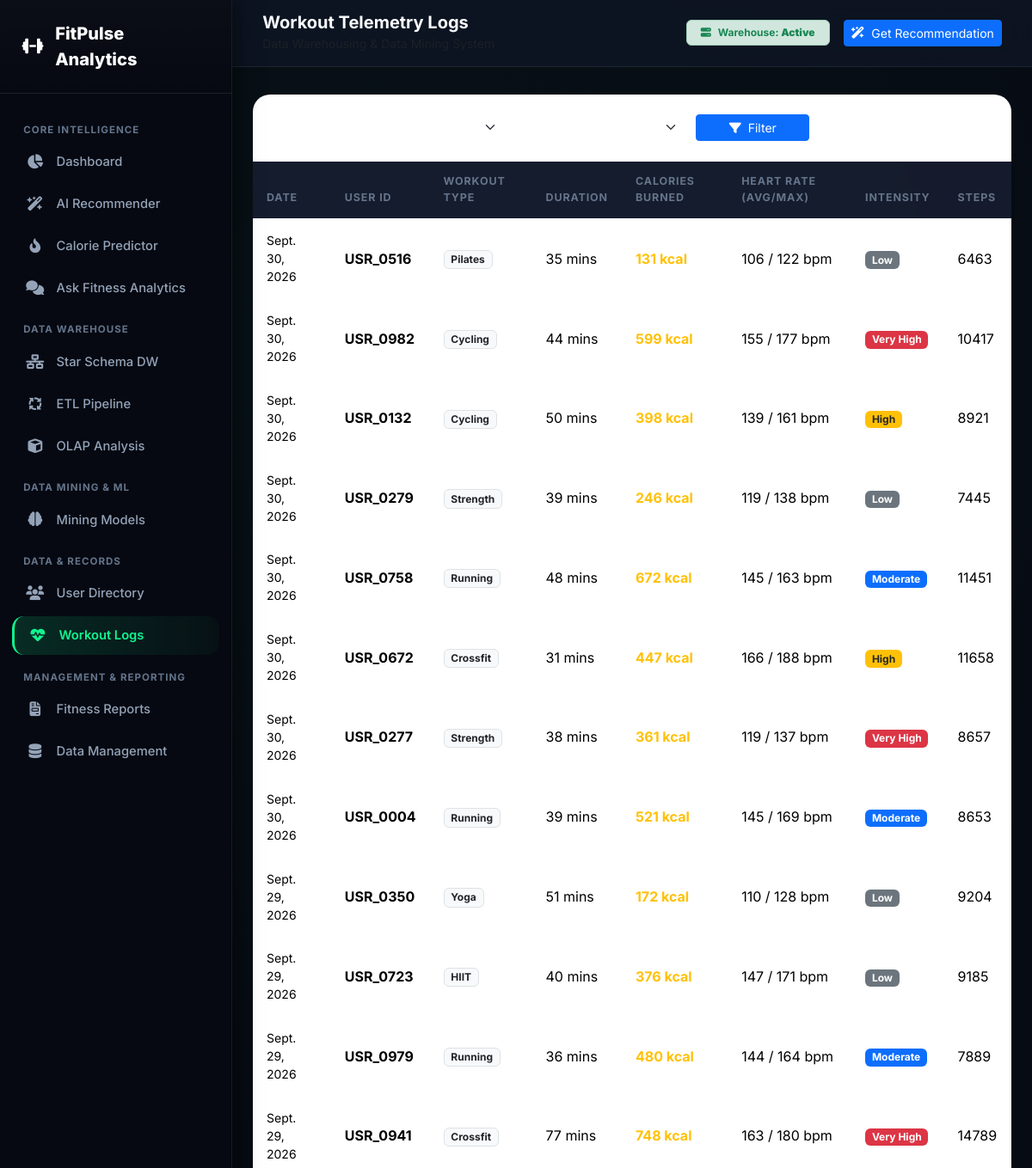
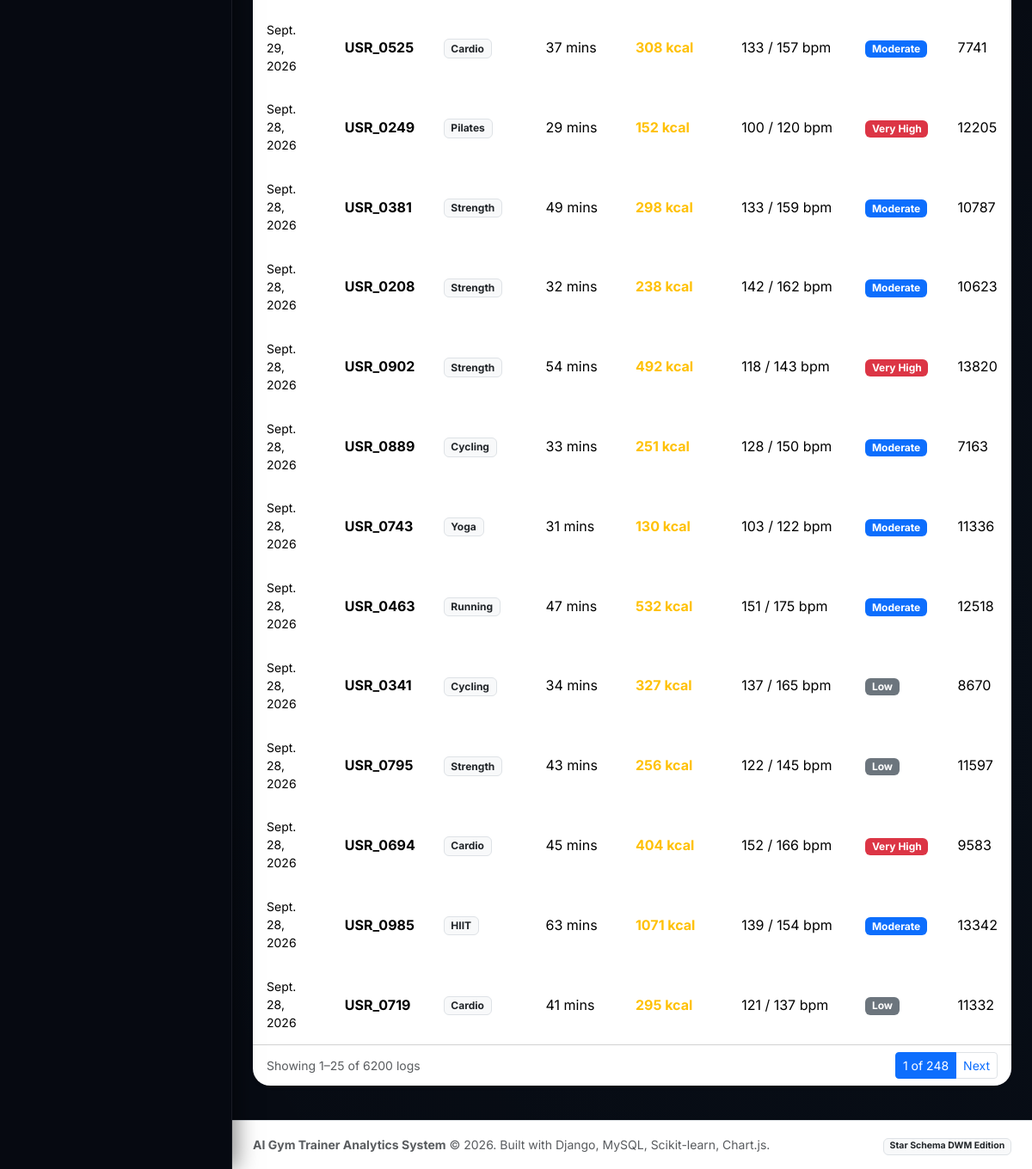
The app's page /fitness/workouts/ with its own data (2 pictures, top to bottom).
### fitness/models.py (models this page shows, shortened)
class WorkoutLog(models.Model):
    user = models.ForeignKey(UserProfile, on_delete=models.CASCADE, related_name='workouts')
    workout_date = models.DateField(db_index=True)
    workout_type = models.CharField(max_length=50, db_index=True)
    workout_duration = models.IntegerField(help_text="Duration in minutes")
    heart_rate_avg = models.IntegerField()
    heart_rate_max = models.IntegerField()
    calories_burned = models.IntegerField(db_index=True)
    exercise_intensity = models.CharField(max_length=30)
    water_intake = models.FloatField(default=2.0)
    sleep_hours = models.FloatField(default=7.0)
    steps_per_day = models.IntegerField(default=8000)
    created_at = models.DateTimeField(auto_now_add=True)

class UserProfile(models.Model):
    user_id = models.CharField(max_length=50, unique=True, db_index=True)
    age = models.IntegerField()
    gender = models.CharField(max_length=20)
    height = models.FloatField(help_text="Height in cm")
    weight = models.FloatField(help_text="Weight in kg")
    bmi = models.FloatField()
    fitness_goal = models.CharField(max_length=60)
    experience_level = models.CharField(max_length=30)
    workout_frequency = models.IntegerField(help_text="Days per week")
    fat_percentage = models.FloatField(default=20.0)
    created_at = models.DateTimeField(auto_now_add=True)

### fitness/views.py (the view)
# urls.py: path('workouts/', views.workout_list_view, name='workout_list'),
def workout_list_view(request):
    workout_type_f = request.GET.get('type', '')
    intensity_f = request.GET.get('intensity', '')
    workouts_qs = WorkoutLog.objects.select_related('user').all().order_by('-workout_date')
    if workout_type_f:
        workouts_qs = workouts_qs.filter(workout_type=workout_type_f)
    if intensity_f:
        workouts_qs = workouts_qs.filter(exercise_intensity=intensity_f)
    paginator = Paginator(workouts_qs, 25)
    page_num = request.GET.get('page', 1)
    page_obj = paginator.get_page(page_num)
    types = list(WorkoutLog.objects.values_list('workout_type', flat=True).distinct())
    context = {
        'page_obj': page_obj,
        'types': types,
        'workout_type_f': workout_type_f,
        'intensity_f': intensity_f,
        'total_count': workouts_qs.count()
    }
    return render(request, 'fitness/workouts.html', context)

### templates/fitness/workouts.html (shortened to what this page needs)
{% extends 'base.html' %}
{% block page_title %}Workout Telemetry Logs{% endblock %}
{% block content %}
<div class="card mb-4 shadow-sm border-0">
    <div class="card-header bg-white py-3">
        <form method="GET" class="row g-2 align-items-center">
            <div class="col-md-4">
                <select name="type" class="form-select form-select-sm">
                    <option value="">All Workout Types</option>
                </select>
            </div>
            <div class="col-md-3">
                <select name="intensity" class="form-select form-select-sm">
                    <option value="">All Intensities</option>
                </select>
            </div>
            <div class="col-md-2">
                <button type="submit" class="btn btn-sm btn-primary w-100"><i class="fa-solid fa-filter me-1"></i> Filter</button>
            </div>
        </form>
    </div>
    <div class="card-body p-0">
        <div class="table-responsive">
            <table class="table table-hover align-middle mb-0">
                <thead class="table-light">
                    <tr>
                        <th>Date</th>
                        <th>User ID</th>
                        <th>Workout Type</th>
                        <th>Duration</th>
                        <th>Calories Burned</th>
                        <th>Heart Rate (Avg/Max)</th>
                        <th>Intensity</th>
                        <th>Steps</th>
                    </tr>
                </thead>
                <tbody>
                    {% for w in page_obj %}
                    <tr>
                        <td class="small">{{ w.workout_date }}</td>
                        <td><strong>{{ w.user.user_id }}</strong></td>
                        <td><span class="badge bg-light text-dark border">{{ w.workout_type }}</span></td>
                        <td>{{ w.workout_duration }} mins</td>
                        <td class="text-warning fw-bold">{{ w.calories_burned }} kcal</td>
                        <td>{{ w.heart_rate_avg }} / {{ w.heart_rate_max }} bpm</td>
                        <td>
                            <span class="badge {% if w.exercise_intensity == 'Low' %}bg-secondary{% elif w.exercise_intensity == 'Moderate' %}bg-primary{% elif w.exercise_intensity == 'High' %}bg-warning text-dark{% else %}bg-danger{% endif %}">
                                {{ w.exercise_intensity }}
                            </span>
                        </td>
                        <td>{{ w.steps_per_day }}</td>
                    </tr>
                    {% empty %}
                    <tr>
                        <td colspan="8" class="text-center text-muted py-4">No workout records found.</td>
                    </tr>
                    {% endfor %}
                </tbody>
            </table>
        </div>
    </div>
    <div class="card-footer bg-white d-flex justify-content-between align-items-center">
        <small class="text-muted">Showing {{ page_obj.start_index }}–{{ page_obj.end_index }} of {{ total_count }} logs</small>
        <nav>
            <ul class="pagination pagination-sm mb-0">
                <li class="page-item active"><span class="page-link">{{ page_obj.number }} of {{ page_obj.paginator.num_pages }}</span></li>
                {% if page_obj.has_next %}
                    <li class="page-item"><a class="page-link" href="?page={{ page_obj.next_page_number }}&type={{ workout_type_f }}&intensity={{ intensity_f }}">Next</a></li>
                {% endif %}
            </ul>
        </nav>
    </div>
</div>
{% endblock %}

### static/css/custom.css (style rules this page uses)
:root { --bg-darkest: #070b13; --bg-dark: #0b1120; --bg-card: rgba(15, 23, 42, 0.85); --bg-card-hover: rgba(30, 41, 59, 0.95); --bg-sidebar: #060911; --bg-glass: rgba(17, 24, 39, 0.7); --accent-lime: #10f590; --accent-lime-dim: #059669; --accent-lime-glow: rgba(16, 245, 144, 0.25); --accent-cyan: #38bdf8; --accent-cyan-glow: rgba(56, 189, 248, 0.25); --accent-rose: #f43f5e; --accent-amber: #f59e0b; --accent-purple: #a855f7; --text-primary: #f8fafc; --text-secondary: #94a3b8; --text-muted: #64748b; --text-dark: #0f172a; --border-glass: rgba(255, 255, 255, 0.08); --border-hover: rgba(16, 245, 144, 0.35); --card-shadow: 0 10px 25px -5px rgba(0, 0, 0, 0.4), 0 8px 10px -6px rgba(0, 0, 0, 0.3); --card-shadow-hover: 0 20px 35px -8px rgba(0, 0, 0, 0.6), 0 0 25px -5px var(--accent-lime-glow); --radius-sm: 8px; --radius-md: 14px; --radius-lg: 20px; --radius-pill: 9999px; --transition-fast: 0.2s cubic-bezier(0.4, 0, 0.2, 1); --transition-smooth: 0.35s cubic-bezier(0.16, 1, 0.3, 1); }
html { scroll-behavior: smooth; }
body { font-family: 'Inter', -apple-system, BlinkMacSystemFont, "Segoe UI", Roboto, sans-serif; background-color: var(--bg-darkest); color: var(--text-primary); overflow-x: hidden; min-height: 100vh; }
.card { background: var(--bg-card); backdrop-filter: blur(14px); -webkit-backdrop-filter: blur(14px); border: 1px solid var(--border-glass); border-radius: var(--radius-lg); box-shadow: var(--card-shadow); color: var(--text-primary); transition: transform var(--transition-smooth), box-shadow var(--transition-smooth), border-color var(--transition-smooth); position: relative; overflow: hidden; }
.card-header { background: transparent; border-bottom: 1px solid var(--border-glass); padding: 1.2rem 1.5rem; font-weight: 700; color: #ffffff; }
.table { color: var(--text-secondary); border-color: var(--border-glass); }
.table thead th { background-color: rgba(255, 255, 255, 0.03); color: var(--text-muted); font-size: 0.78rem; text-transform: uppercase; letter-spacing: 0.07em; font-weight: 700; border-bottom: 1px solid var(--border-glass); padding: 0.9rem 1rem; }
.table tbody td { padding: 0.9rem 1rem; border-bottom: 1px solid var(--border-glass); }
.form-control, .form-select { background-color: rgba(255, 255, 255, 0.05); border: 1px solid var(--border-glass); color: #ffffff; border-radius: var(--radius-md); padding: 0.65rem 1rem; font-size: 0.92rem; transition: all var(--transition-fast); }
.form-select option { background-color: var(--bg-dark); color: #ffffff; }
.btn { transition:transform .2s ease,box-shadow .2s ease,background-color .2s ease; }

### records on screen
WorkoutLog: workout_date "Sept. 30, 2026", user.user_id "USR_0758", workout_type "Running", workout_duration "48", calories_burned "672", heart_rate_avg "145", heart_rate_max "163", exercise_intensity "Moderate", steps_per_day "11451"
WorkoutLog: workout_date "Sept. 30, 2026", user.user_id "USR_0672", workout_type "Crossfit", workout_duration "31", calories_burned "447", heart_rate_avg "166", heart_rate_max "188", exercise_intensity "High", steps_per_day "11658"
WorkoutLog: workout_date "Sept. 30, 2026", user.user_id "USR_0277", workout_type "Strength", workout_duration "38", calories_burned "361", heart_rate_avg "119", heart_rate_max "137", exercise_intensity "Very High", steps_per_day "8657"
WorkoutLog: workout_date "Sept. 30, 2026", user.user_id "USR_0004", workout_type "Running", workout_duration "39", calories_burned "521", heart_rate_avg "145", heart_rate_max "169", exercise_intensity "Moderate", steps_per_day "8653"
WorkoutLog: workout_date "Sept. 29, 2026", user.user_id "USR_0979", workout_type "Running", workout_duration "36", calories_burned "480", heart_rate_avg "144", heart_rate_max "164", exercise_intensity "Moderate", steps_per_day "7889"
WorkoutLog: workout_date "Sept. 29, 2026", user.user_id "USR_0941", workout_type "Crossfit", workout_duration "77", calories_burned "748", heart_rate_avg "163", heart_rate_max "180", exercise_intensity "Very High", steps_per_day "14789"
WorkoutLog: workout_date "Sept. 29, 2026", user.user_id "USR_0525", workout_type "Cardio", workout_duration "37", calories_burned "308", heart_rate_avg "133", heart_rate_max "157", exercise_intensity "Moderate", steps_per_day "7741"
WorkoutLog: workout_date "Sept. 28, 2026", user.user_id "USR_0902", workout_type "Strength", workout_duration "54", calories_burned "492", heart_rate_avg "118", heart_rate_max "143", exercise_intensity "Very High", steps_per_day "13820"
WorkoutLog: workout_date "Sept. 28, 2026", user.user_id "USR_0889", workout_type "Cycling", workout_duration "33", calories_burned "251", heart_rate_avg "128", heart_rate_max "150", exercise_intensity "Moderate", steps_per_day "7163"
WorkoutLog: workout_date "Sept. 28, 2026", user.user_id "USR_0743", workout_type "Yoga", workout_duration "31", calories_burned "130", heart_rate_avg "103", heart_rate_max "122", exercise_intensity "Moderate", steps_per_day "11336"
WorkoutLog: workout_date "Sept. 28, 2026", user.user_id "USR_0463", workout_type "Running", workout_duration "47", calories_burned "532", heart_rate_avg "151", heart_rate_max "175", exercise_intensity "Moderate", steps_per_day "12518"
WorkoutLog: workout_date "Sept. 28, 2026", user.user_id "USR_0341", workout_type "Cycling", workout_duration "34", calories_burned "327", heart_rate_avg "137", heart_rate_max "165", exercise_intensity "Low", steps_per_day "8670"
WorkoutLog: workout_date "Sept. 28, 2026", user.user_id "USR_0795", workout_type "Strength", workout_duration "43", calories_burned "256", heart_rate_avg "122", heart_rate_max "145", exercise_intensity "Low", steps_per_day "11597"
WorkoutLog: workout_date "Sept. 28, 2026", user.user_id "USR_0694", workout_type "Cardio", workout_duration "45", calories_burned "404", heart_rate_avg "152", heart_rate_max "166", exercise_intensity "Very High", steps_per_day "9583"
WorkoutLog: workout_date "Sept. 28, 2026", user.user_id "USR_0985", workout_type "HIIT", workout_duration "63", calories_burned "1071", heart_rate_avg "139", heart_rate_max "154", exercise_intensity "Moderate", steps_per_day "13342"
WorkoutLog: workout_date "Sept. 28, 2026", user.user_id "USR_0719", workout_type "Cardio", workout_duration "41", calories_burned "295", heart_rate_avg "121", heart_rate_max "137", exercise_intensity "Low", steps_per_day "11332"

### other values on screen
{{ page_obj.start_index }} "1"
{{ page_obj.end_index }} "25"
{{ total_count }} "6200"
{{ page_obj.number }} "1"
{{ page_obj.paginator.num_pages }} "248"
